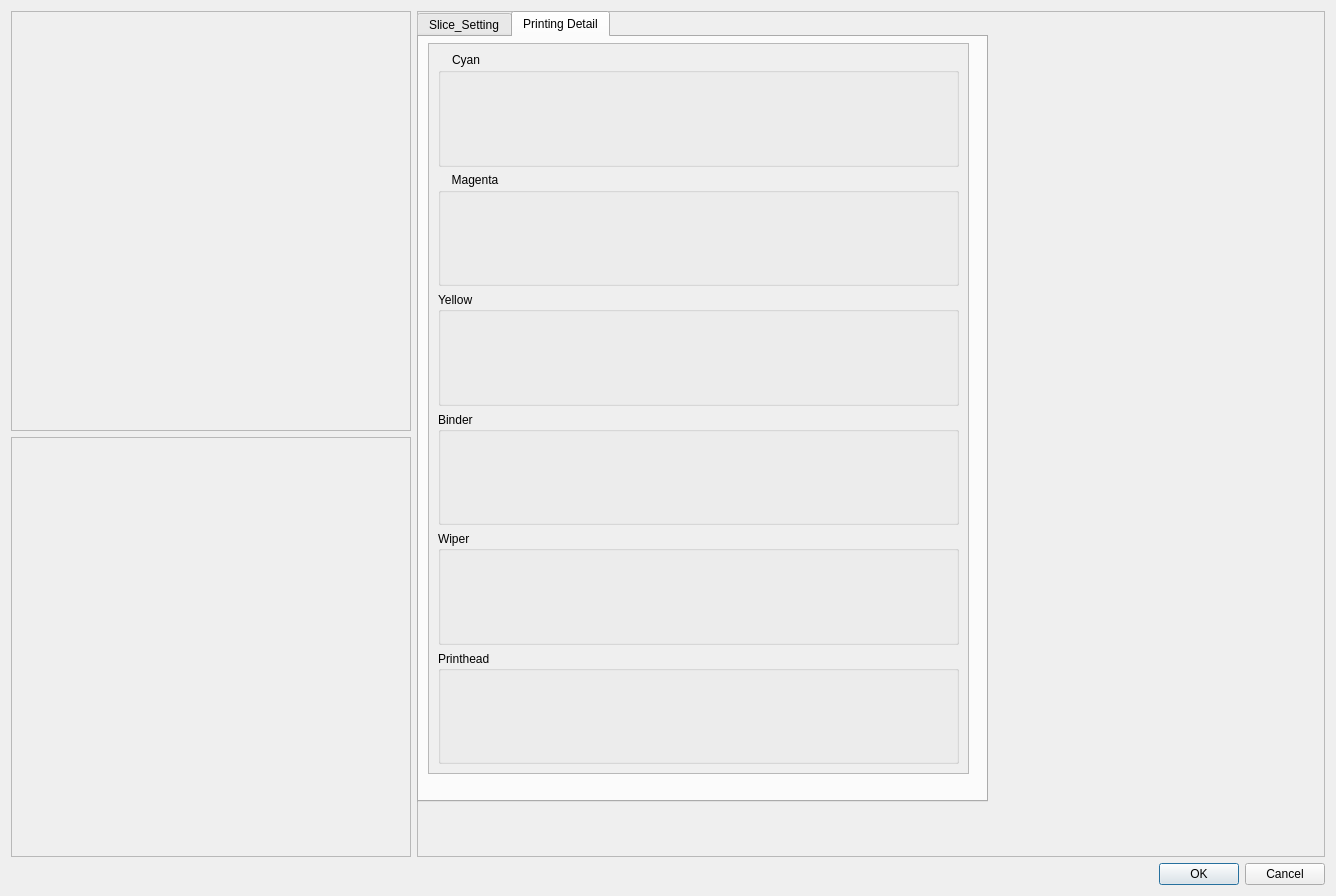
<?xml version="1.0" encoding="UTF-8"?>
<ui version="4.0">
 <class>HistoryDetailDia</class>
 <widget class="QDialog" name="HistoryDetailDia">
  <property name="geometry">
   <rect>
    <x>0</x>
    <y>0</y>
    <width>1336</width>
    <height>896</height>
   </rect>
  </property>
  <property name="windowTitle">
   <string>Dialog</string>
  </property>
  <layout class="QGridLayout" name="gridLayout_2">
   <item row="2" column="1">
    <widget class="QDialogButtonBox" name="buttonBox">
     <property name="orientation">
      <enum>Qt::Horizontal</enum>
     </property>
     <property name="standardButtons">
      <set>QDialogButtonBox::Cancel|QDialogButtonBox::Ok</set>
     </property>
    </widget>
   </item>
   <item row="0" column="0">
    <widget class="QFrame" name="frame">
     <property name="sizePolicy">
      <sizepolicy hsizetype="Preferred" vsizetype="Preferred">
       <horstretch>0</horstretch>
       <verstretch>0</verstretch>
      </sizepolicy>
     </property>
     <property name="minimumSize">
      <size>
       <width>400</width>
       <height>400</height>
      </size>
     </property>
     <property name="frameShape">
      <enum>QFrame::StyledPanel</enum>
     </property>
     <property name="frameShadow">
      <enum>QFrame::Raised</enum>
     </property>
     <layout class="QGridLayout" name="gridLayout">
      <item row="0" column="0">
       <widget class="QLabel" name="thumbnailLb">
        <property name="text">
         <string/>
        </property>
       </widget>
      </item>
     </layout>
    </widget>
   </item>
   <item row="1" column="0">
    <widget class="QFrame" name="frame_3">
     <property name="frameShape">
      <enum>QFrame::StyledPanel</enum>
     </property>
     <property name="frameShadow">
      <enum>QFrame::Raised</enum>
     </property>
    </widget>
   </item>
   <item row="0" column="1" rowspan="2">
    <widget class="QFrame" name="frame_2">
     <property name="frameShape">
      <enum>QFrame::StyledPanel</enum>
     </property>
     <property name="frameShadow">
      <enum>QFrame::Raised</enum>
     </property>
     <widget class="QTabWidget" name="tabWidget">
      <property name="geometry">
       <rect>
        <x>0</x>
        <y>0</y>
        <width>571</width>
        <height>791</height>
       </rect>
      </property>
      <property name="currentIndex">
       <number>1</number>
      </property>
      <widget class="QWidget" name="tab">
       <attribute name="title">
        <string>Slice_Setting</string>
       </attribute>
       <widget class="QScrollArea" name="scrollArea_2">
        <property name="geometry">
         <rect>
          <x>9</x>
          <y>6</y>
          <width>551</width>
          <height>751</height>
         </rect>
        </property>
        <property name="widgetResizable">
         <bool>true</bool>
        </property>
        <widget class="QWidget" name="scrollAreaWidgetContents_2">
         <property name="geometry">
          <rect>
           <x>0</x>
           <y>0</y>
           <width>549</width>
           <height>749</height>
          </rect>
         </property>
        </widget>
       </widget>
      </widget>
      <widget class="QWidget" name="tab_2">
       <attribute name="title">
        <string>Printing Detail</string>
       </attribute>
       <widget class="QScrollArea" name="scrollArea">
        <property name="geometry">
         <rect>
          <x>9</x>
          <y>6</y>
          <width>541</width>
          <height>731</height>
         </rect>
        </property>
        <property name="widgetResizable">
         <bool>true</bool>
        </property>
        <widget class="QWidget" name="scrollAreaWidgetContents">
         <property name="geometry">
          <rect>
           <x>0</x>
           <y>0</y>
           <width>539</width>
           <height>729</height>
          </rect>
         </property>
         <layout class="QGridLayout" name="gridLayout_3">
          <item row="5" column="0">
           <widget class="QGroupBox" name="printheadGB">
            <property name="title">
             <string>Printhead</string>
            </property>
           </widget>
          </item>
          <item row="4" column="0">
           <widget class="QGroupBox" name="wiperGB">
            <property name="title">
             <string>Wiper</string>
            </property>
           </widget>
          </item>
          <item row="3" column="0">
           <widget class="QGroupBox" name="binderGB">
            <property name="minimumSize">
             <size>
              <width>0</width>
              <height>112</height>
             </size>
            </property>
            <property name="title">
             <string>Binder</string>
            </property>
           </widget>
          </item>
          <item row="2" column="0">
           <widget class="QGroupBox" name="yellowGB">
            <property name="minimumSize">
             <size>
              <width>0</width>
              <height>112</height>
             </size>
            </property>
            <property name="title">
             <string>Yellow</string>
            </property>
           </widget>
          </item>
          <item row="1" column="0">
           <widget class="QGroupBox" name="magentaGB">
            <property name="minimumSize">
             <size>
              <width>0</width>
              <height>112</height>
             </size>
            </property>
            <property name="styleSheet">
             <string notr="true">QGroupBox::title {
    subcontrol-origin: margin;
    left: 7px;
    padding: 0px 5px 0px 5px;
}</string>
            </property>
            <property name="title">
             <string>Magenta</string>
            </property>
           </widget>
          </item>
          <item row="0" column="0">
           <widget class="QGroupBox" name="cyanGB">
            <property name="sizePolicy">
             <sizepolicy hsizetype="Preferred" vsizetype="Preferred">
              <horstretch>0</horstretch>
              <verstretch>0</verstretch>
             </sizepolicy>
            </property>
            <property name="minimumSize">
             <size>
              <width>0</width>
              <height>112</height>
             </size>
            </property>
            <property name="styleSheet">
             <string notr="true">QGroupBox::title {
    subcontrol-origin: margin;
    left: 7px;
    padding: 0px 5px 0px 5px;
}</string>
            </property>
            <property name="title">
             <string>Cyan</string>
            </property>
           </widget>
          </item>
         </layout>
        </widget>
       </widget>
      </widget>
     </widget>
    </widget>
   </item>
  </layout>
 </widget>
 <resources/>
 <connections>
  <connection>
   <sender>buttonBox</sender>
   <signal>accepted()</signal>
   <receiver>HistoryDetailDia</receiver>
   <slot>accept()</slot>
   <hints>
    <hint type="sourcelabel">
     <x>248</x>
     <y>254</y>
    </hint>
    <hint type="destinationlabel">
     <x>157</x>
     <y>274</y>
    </hint>
   </hints>
  </connection>
  <connection>
   <sender>buttonBox</sender>
   <signal>rejected()</signal>
   <receiver>HistoryDetailDia</receiver>
   <slot>reject()</slot>
   <hints>
    <hint type="sourcelabel">
     <x>316</x>
     <y>260</y>
    </hint>
    <hint type="destinationlabel">
     <x>286</x>
     <y>274</y>
    </hint>
   </hints>
  </connection>
 </connections>
</ui>
